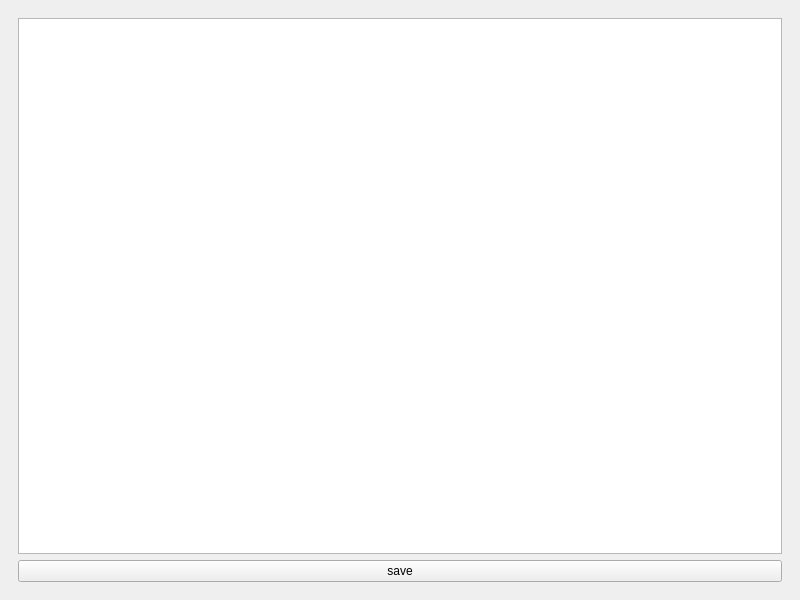
<?xml version="1.0" encoding="UTF-8"?>
<ui version="4.0">
 <class>MainWindow</class>
 <widget class="QMainWindow" name="MainWindow">
  <property name="geometry">
   <rect>
    <x>0</x>
    <y>0</y>
    <width>800</width>
    <height>600</height>
   </rect>
  </property>
  <property name="windowTitle">
   <string>MainWindow</string>
  </property>
  <widget class="QWidget" name="centralwidget">
   <layout class="QVBoxLayout" name="verticalLayout_2">
    <item>
     <widget class="QStackedWidget" name="winchanger">
      <property name="currentIndex">
       <number>2</number>
      </property>
      <widget class="QWidget" name="page_load">
       <layout class="QHBoxLayout" name="horizontalLayout">
        <item>
         <layout class="QGridLayout" name="gridLayout_2">
          <item row="1" column="1">
           <widget class="QLabel" name="project_name">
            <property name="text">
             <string>&lt;html&gt;&lt;head/&gt;&lt;body&gt;&lt;p align=&quot;center&quot;&gt;&lt;span style=&quot; font-size:26pt; font-weight:600;&quot;&gt;PROJECT_NAME&lt;/span&gt;&lt;/p&gt;&lt;/body&gt;&lt;/html&gt;</string>
            </property>
           </widget>
          </item>
          <item row="2" column="0">
           <spacer name="horizontalSpacer">
            <property name="orientation">
             <enum>Qt::Horizontal</enum>
            </property>
            <property name="sizeHint" stdset="0">
             <size>
              <width>40</width>
              <height>20</height>
             </size>
            </property>
           </spacer>
          </item>
          <item row="2" column="1">
           <widget class="QProgressBar" name="progress_bar">
            <property name="value">
             <number>24</number>
            </property>
            <property name="textVisible">
             <bool>false</bool>
            </property>
            <property name="orientation">
             <enum>Qt::Horizontal</enum>
            </property>
           </widget>
          </item>
          <item row="0" column="1">
           <spacer name="verticalSpacer">
            <property name="orientation">
             <enum>Qt::Vertical</enum>
            </property>
            <property name="sizeHint" stdset="0">
             <size>
              <width>20</width>
              <height>40</height>
             </size>
            </property>
           </spacer>
          </item>
          <item row="2" column="2">
           <spacer name="horizontalSpacer_2">
            <property name="orientation">
             <enum>Qt::Horizontal</enum>
            </property>
            <property name="sizeHint" stdset="0">
             <size>
              <width>40</width>
              <height>20</height>
             </size>
            </property>
           </spacer>
          </item>
          <item row="3" column="1">
           <spacer name="verticalSpacer_2">
            <property name="orientation">
             <enum>Qt::Vertical</enum>
            </property>
            <property name="sizeHint" stdset="0">
             <size>
              <width>20</width>
              <height>40</height>
             </size>
            </property>
           </spacer>
          </item>
         </layout>
        </item>
       </layout>
      </widget>
      <widget class="QWidget" name="page_work">
       <layout class="QGridLayout" name="gridLayout">
        <item row="0" column="0">
         <widget class="QListWidget" name="listWidget">
          <property name="tabKeyNavigation">
           <bool>false</bool>
          </property>
          <property name="selectionBehavior">
           <enum>QAbstractItemView::SelectColumns</enum>
          </property>
          <property name="iconSize">
           <size>
            <width>50</width>
            <height>50</height>
           </size>
          </property>
          <property name="textElideMode">
           <enum>Qt::ElideRight</enum>
          </property>
          <property name="verticalScrollMode">
           <enum>QAbstractItemView::ScrollPerItem</enum>
          </property>
          <property name="horizontalScrollMode">
           <enum>QAbstractItemView::ScrollPerPixel</enum>
          </property>
          <property name="movement">
           <enum>QListView::Snap</enum>
          </property>
          <property name="flow">
           <enum>QListView::TopToBottom</enum>
          </property>
          <property name="isWrapping" stdset="0">
           <bool>true</bool>
          </property>
          <property name="resizeMode">
           <enum>QListView::Fixed</enum>
          </property>
          <property name="layoutMode">
           <enum>QListView::Batched</enum>
          </property>
          <property name="spacing">
           <number>5</number>
          </property>
          <property name="gridSize">
           <size>
            <width>100</width>
            <height>100</height>
           </size>
          </property>
          <property name="viewMode">
           <enum>QListView::IconMode</enum>
          </property>
          <property name="modelColumn">
           <number>0</number>
          </property>
          <property name="uniformItemSizes">
           <bool>true</bool>
          </property>
          <property name="wordWrap">
           <bool>true</bool>
          </property>
          <property name="itemAlignment">
           <set>Qt::AlignAbsolute|Qt::AlignBaseline|Qt::AlignBottom|Qt::AlignCenter|Qt::AlignHCenter|Qt::AlignHorizontal_Mask|Qt::AlignJustify|Qt::AlignLeading|Qt::AlignLeft|Qt::AlignRight|Qt::AlignTop|Qt::AlignTrailing|Qt::AlignVCenter|Qt::AlignVertical_Mask</set>
          </property>
          <property name="currentRow">
           <number>-1</number>
          </property>
         </widget>
        </item>
       </layout>
      </widget>
      <widget class="QWidget" name="page_config">
       <layout class="QVBoxLayout" name="verticalLayout_3">
        <item>
         <widget class="QTextBrowser" name="config_viewer"/>
        </item>
        <item>
         <widget class="QPushButton" name="btn_save">
          <property name="text">
           <string>save</string>
          </property>
         </widget>
        </item>
       </layout>
      </widget>
     </widget>
    </item>
   </layout>
  </widget>
 </widget>
 <resources/>
 <connections/>
</ui>
